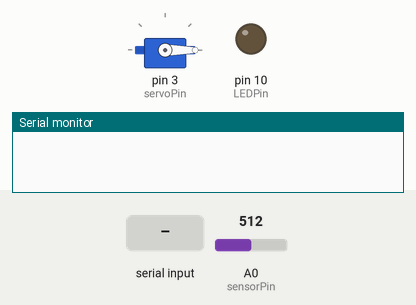
This sketch was run on a simulated Arduino Uno, built with avr-gcc and run on an emulated ATmega328P. On the bench: servo, output pins drawn as LEDs (lit = HIGH), the last lines printed to the serial monitor. Inputs (shaded band) come from the test bench; at power-on: A0 (sensorPin) = 512.

Above: at 2.2 s.
2.3 s: "-" received over Serial
At 2.7 s:
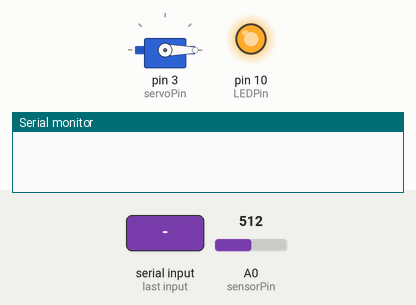
4.3 s: "+" received over Serial
At 4.7 s:
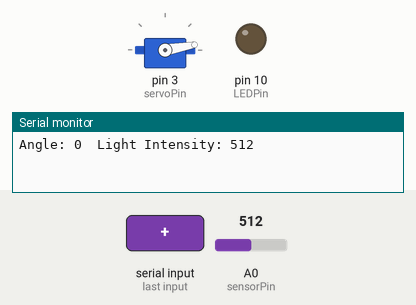
5.8 s: "+" received over Serial
At 7.0 s:
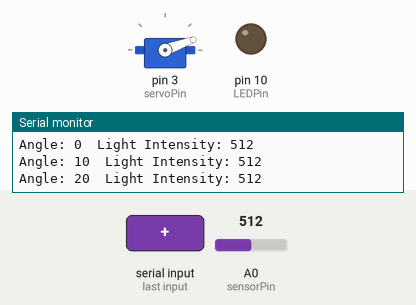
Timing chart, 0 to 8.8 s (numbered marks = the images above; inputs shaded):
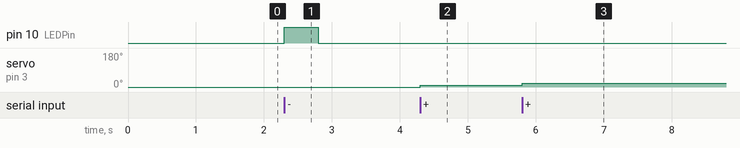

Measured:
- after the input at 2.3 s, pin 10 (LEDPin): LOW → HIGH at once, → LOW 0.50 s later
- after the input at 4.3 s, servo on pin 3 (servoPin): 0° → 10° at once
- after the input at 5.8 s, servo on pin 3 (servoPin): 10° → 20° at once

The sketch:

lesson_9_radar_code.ino
```cpp
#include <Servo.h>

const int sensorPin = A0;
const int LEDPin = 10;
const int servoPin = 3;

int lightAmount = 0;
int servoAngle = 0;
int inputCommand = 0;

Servo myServo;

void setup() {
  pinMode(LEDPin, OUTPUT);
  Serial.begin(9600);
  myServo.attach(servoPin);
  myServo.write(servoAngle);
  delay(1000);
}

void loop() {
  if (Serial.available()) {
    inputCommand = Serial.read();

    switch (inputCommand) {
      case '+':
        servoAngle += 10;
        if (servoAngle >= 180) {
          servoAngle = 180;
          digitalWrite(LEDPin, HIGH);
          delay(500);
          digitalWrite(LEDPin, LOW);
        }
        break;

      case '-':
        servoAngle -= 10;
        if (servoAngle <= 0) {
          servoAngle = 0;
          digitalWrite(LEDPin, HIGH);
          delay(500);
          digitalWrite(LEDPin, LOW);
        }
        break;
    }

    myServo.write(servoAngle);
    delay(500);

    lightAmount = analogRead(sensorPin);

    Serial.print("Angle: ");
    Serial.print(servoAngle);
    Serial.print("  Light Intensity: ");
    Serial.println(lightAmount);
  }
}
```
